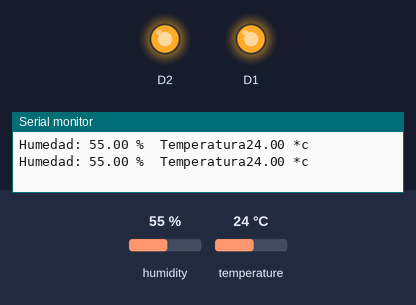
Bench run of a sketch on a simulated ESP8266 (NodeMCU). Parts: output pins drawn as LEDs (lit = HIGH), the last lines printed to the serial monitor. The inputs (shaded band) are chosen by the test bench; at power-on: humidity 55 %, temperature 24 °C.

Above: at 6.8 s.
6.9 s: humidity set to 51 %
11.4 s: humidity set to 48 %
At 12.4 s:
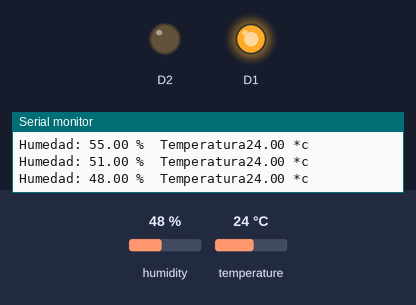
15.9 s: humidity set to 41 %
20.4 s: humidity set to 38 %
At 21.8 s:
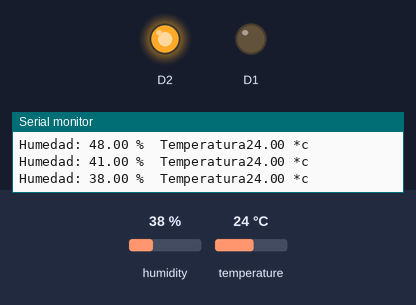
24.9 s: humidity set to 31 %
29.4 s: humidity set to 28 %
At 31.2 s:
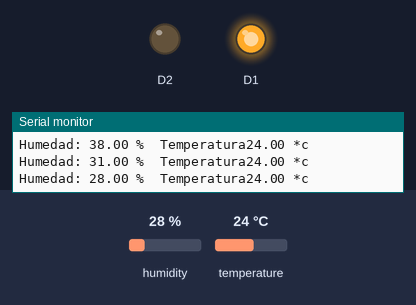
Timing chart, 0 to 32.7 s (numbered marks = the images above; inputs shaded):
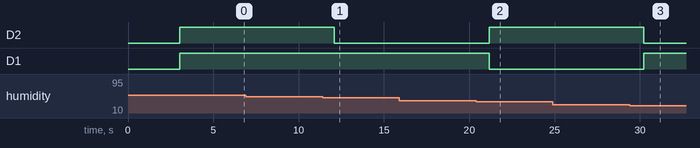

The sketch:

CODIGO_TEMPERATURA_Y_HUMEDAD_-_LEDS.ino
```cpp
#include "DHT.h"

#define DHTPIN D4

#define DHTTYPE DHT11

DHT dht(DHTPIN, DHTTYPE);


void setup() {

    pinMode(D1,OUTPUT);
    pinMode(D2,OUTPUT);

  Serial.begin(115200);

 dht.begin();

}

void loop(){
   delay(3000);

   float h = dht.readHumidity();
   float t = dht.readTemperature();


   if (isnan(h) || isnan(t)) {
    Serial.println("Error obtenido de los datos del sensor");
    return;
   }

   float hic = dht.computeHeatIndex(t, h, false);


  Serial.print("Humedad: ");
  Serial.print(h);
  Serial.print(" %\t");
  Serial.print("Temperatura");
  Serial.print(t);
  Serial.println(" *c ");

 if ((h)>70){
digitalWrite (D1,LOW);
digitalWrite (D2,LOW);
  }

 if ((t)>=24 && (t)<=28){
digitalWrite (D1,HIGH);
digitalWrite (D2,LOW);
  }

  if ((h)>=30 && (h)<40){
digitalWrite (D1,LOW);
digitalWrite (D2,HIGH);
  }

if ((h)>=50){
digitalWrite (D1,HIGH);
digitalWrite (D2,HIGH);
}
}
```

Measured:
- the behaviour switches between 50 and 49 % on humidity (found by bisection; images 0 and 1)
- the behaviour switches between 40 and 39 % on humidity (found by bisection; images 1 and 2)
- the behaviour switches between 30 and 29 % on humidity (found by bisection; images 2 and 3)
- after the input at 11.4 s, D2: HIGH → LOW after 0.69 s
- after the input at 20.4 s, D2: LOW → HIGH after 0.76 s; D1: HIGH → LOW after 0.76 s
- after the input at 29.4 s, D2: HIGH → LOW after 0.83 s; D1: LOW → HIGH after 0.83 s
